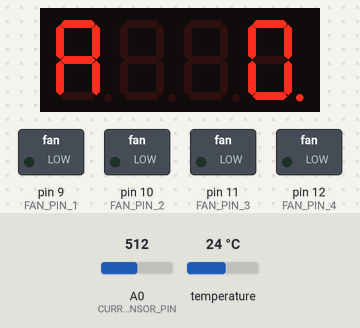
This sketch was run on a simulated Arduino Uno, built with avr-gcc and run on an emulated ATmega328P. Parts: 4-digit seven-segment display, switched loads named in the sketch (green lamp = pin HIGH). The test bench sets the inputs (shaded band); at power-on: temperature 24 °C, A0 (CURRENT_SENSOR_PIN) = 512.

Above: at 1.4 s.
1.5 s: temperature set to 5.3 °C
At 7.4 s:
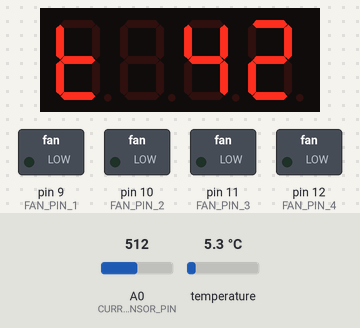
12.9 s: temperature set to 4.5 °C
At 18.6 s:
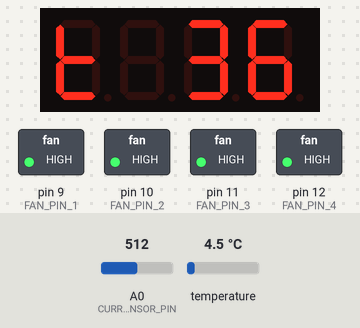
24.0 s: A0 (CURRENT_SENSOR_PIN) set to 716
At 34.4 s:
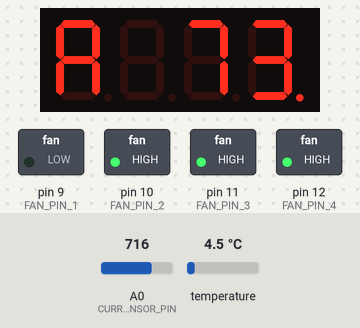
35.1 s: A0 (CURRENT_SENSOR_PIN) set to 900
At 45.7 s:
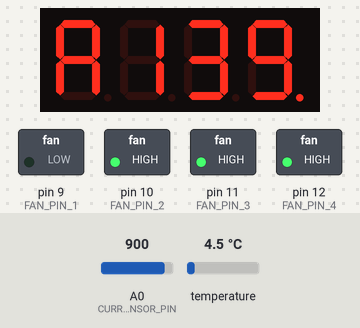
46.2 s: temperature set to 12 °C
At 51.2 s:
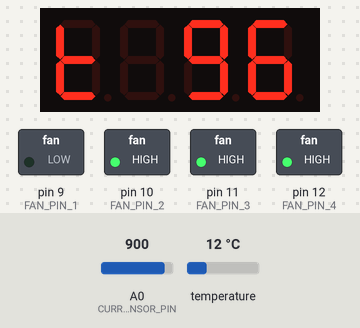
57.3 s: temperature set to 4 °C
At 68.2 s:
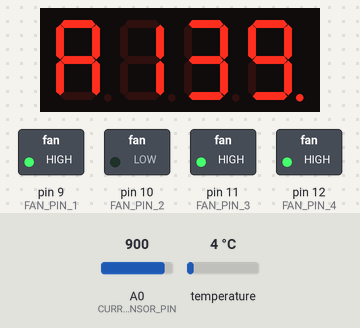
Timing chart, 0 to 69.4 s (numbered marks = the images above; inputs shaded):
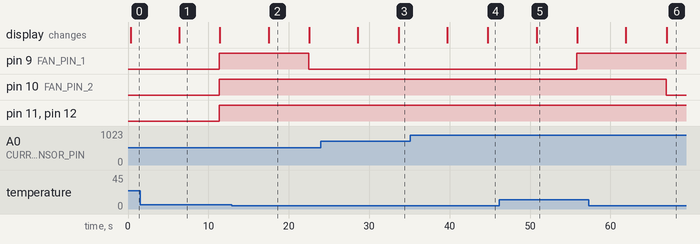

Measured:
- the behaviour switches between 5 and 4.9 °C on temperature (found by bisection; images 1 and 2)
- after the input at 1.5 s, the display: changes after 4.9 s (image 1)
- after the input at 12.9 s, pin 9 (FAN_PIN_1): HIGH → LOW after 9.6 s; the display: changes after 4.6 s (image 2)
- after the input at 24.0 s, the display: first differs from a run without the input after 9.6 s (image 3)
- after the input at 35.1 s, the display: first differs from a run without the input after 9.7 s (image 4)
- after the input at 46.2 s, pin 9 (FAN_PIN_1): LOW → HIGH after 9.6 s; the display: changes after 4.6 s (image 5)
- after the input at 57.3 s, pin 10 (FAN_PIN_2): HIGH → LOW after 9.6 s; the display: first changes after 4.6 s (image 6 shows a later state)

The sketch:

PowerControled.ino
```cpp
// Projet Alimentation
// janvier 2018
// Alim-01 : test des fonction d'affichage
// Alim-02 : lecture temperature
// Alim-03 : vitesse ventilateur + lecture courant - PROD 21 JAN 2018

#include <Arduino.h>
#include <OneWire.h>
#include "TM1637Display.h"
// display
#define CLK 2
#define DIO 3
TM1637Display display(CLK, DIO);
const uint8_t A_CHARACTER[]={0b01110111};
const uint8_t T_CHARACTER[]={0b01111000};
#define DISPLAY_DELAY 5000

// One wire DS1820 temperature
int oneWirePin=4;
OneWire ds(oneWirePin);

byte temperatureAddr[8];
byte temperatureData[12];

// Fan Pin
#define FAN_PIN_1 9
#define FAN_PIN_2 10
#define FAN_PIN_3 11
#define FAN_PIN_4 12

#define LED_PIN 13

//current sensor pin
#define CURRENT_SENSOR_PIN A0

float current;
float temperature;

void setup() {
  Serial.begin(9600);
  // display
  display.setBrightness(0x05);
  // get DS1820 address
  getDSAddr();

}

void loop() {

  pinMode(FAN_PIN_1,OUTPUT);
  pinMode(FAN_PIN_2,OUTPUT);
  pinMode(FAN_PIN_3,OUTPUT);
  pinMode(FAN_PIN_4,OUTPUT);
  #ifdef TEST_FAN
  pinMode(LED_PIN,OUTPUT);
  testFanSpeed();
  #else
  clearDisplay();
  current=getCurrent();
  displayCurrent(current);
  delay(DISPLAY_DELAY);

  temperature=getTemperature();
  clearDisplay();
  displayTemperature(temperature);
  delay(DISPLAY_DELAY);
  fanSpeed(temperature);
  #endif
}
void clearDisplay(){
  uint8_t data[] ={0x00,0x00,0x00,0x00};
  display.setSegments(data);
}

void displayCurrent(float currentValue) {
  // convert to int and keep 1 digit precision
  int intCurrent=(int) (currentValue*10);
  if (intCurrent<0) intCurrent=0;
  if (intCurrent>999) intCurrent=999;
  display.setSegments(A_CHARACTER,1,0);
  display.showNumberDecEx(intCurrent,0x20,false,3,1);
}

void displayTemperature(float temperatureValue){
  // converto to int and keep 1 digit precision
  int intTemp=(int)temperatureValue;
  if (intTemp<0) intTemp=0;
  if (intTemp>999) intTemp=999;
  display.setSegments(T_CHARACTER,1,0);
  display.showNumberDecEx(intTemp,0x00,false,3,1);
}

void getDSAddr(){
  // get the address of the DS1820
  ds.reset_search();
  delay(250);
  if (!ds.search(temperatureAddr))
  {
    Serial.println('no OneWire address found');
  }


}
float getTemperature(){
  //return (float)random(500)/10;
  float temp=0;
  ds.reset();
  ds.select(temperatureAddr);
  ds.write(0x44,1);
  delay(1000);
  ds.reset();
  ds.select(temperatureAddr);
  ds.write(0xBE);
  for (byte i = 0; i < 9; i++)
  {
    temperatureData[i]=ds.read();
  }
  temp = ((temperatureData[1] << 8) | temperatureData[0]) * 0.5;
  return temp;
}
float getCurrent(){
  int rawData=analogRead(CURRENT_SENSOR_PIN);
  float current=((float) rawData*5.0/1024.0*36.7/5.0)-18.3;
  return current;
}

void fanSpeed(float temp){
  int speed;
  // calculate speed
  speed=tempToSpeed(temp);
  setFanSpeed(speed);
}

int tempToSpeed(float temp){
  if(temp<25.0) {return 1;}
  else{
    if(temp<30.0) {return 2;}
    else{
      if(temp<35.0){return 3;}
      else{
        if(temp<40.0){return 4;}
      }
    }
  }
  return 5;
}

void setFanSpeed(int speed){
  if(speed==4) {digitalWrite(FAN_PIN_1,LOW);}
  else {digitalWrite(FAN_PIN_1,HIGH);}

  if(speed==3){digitalWrite(FAN_PIN_2,LOW);}
  else {digitalWrite(FAN_PIN_2,HIGH);}

  if(speed==2){digitalWrite(FAN_PIN_3,LOW);}
  else {digitalWrite(FAN_PIN_3,HIGH);}

  if(speed==1){digitalWrite(FAN_PIN_4,LOW);}
  else {digitalWrite(FAN_PIN_4,HIGH);}
}

void testFanSpeed(){

  for (int i=1;i<=5;i++){
    for(int j=1;j<=i;j++){
      digitalWrite(LED_PIN,HIGH);
      delay(200);
      digitalWrite(LED_PIN,LOW);
      delay(200);
    }
    setFanSpeed(i);
    delay(5000);
    }


}
```
